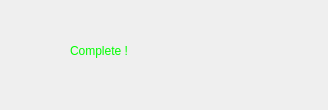
<?xml version="1.0" encoding="UTF-8"?>
<ui version="4.0">
 <class>CompleteDgl</class>
 <widget class="QDialog" name="CompleteDgl">
  <property name="geometry">
   <rect>
    <x>0</x>
    <y>0</y>
    <width>328</width>
    <height>110</height>
   </rect>
  </property>
  <property name="windowTitle">
   <string>Complete</string>
  </property>
  <property name="windowIcon">
   <iconset resource="haha.qrc">
    <normaloff>:/haha/HaHaBundle.ico</normaloff>:/haha/HaHaBundle.ico</iconset>
  </property>
  <property name="styleSheet">
   <string notr="true"/>
  </property>
  <widget class="QLabel" name="label">
   <property name="geometry">
    <rect>
     <x>70</x>
     <y>30</y>
     <width>171</width>
     <height>41</height>
    </rect>
   </property>
   <property name="styleSheet">
    <string notr="true">color: rgb(0, 255, 0);
font: 20pt &quot;Arial&quot;;</string>
   </property>
   <property name="text">
    <string>Complete !</string>
   </property>
  </widget>
 </widget>
 <resources>
  <include location="haha.qrc"/>
 </resources>
 <connections/>
</ui>
